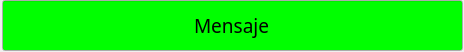
<?xml version="1.0" encoding="UTF-8"?>
<ui version="4.0">
 <class>dlgVentanaEmergente</class>
 <widget class="QDialog" name="dlgVentanaEmergente">
  <property name="geometry">
   <rect>
    <x>0</x>
    <y>0</y>
    <width>464</width>
    <height>52</height>
   </rect>
  </property>
  <property name="windowTitle">
   <string>Dialog</string>
  </property>
  <widget class="QLineEdit" name="leMensaje">
   <property name="enabled">
    <bool>true</bool>
   </property>
   <property name="geometry">
    <rect>
     <x>2</x>
     <y>0</y>
     <width>461</width>
     <height>51</height>
    </rect>
   </property>
   <property name="palette">
    <palette>
     <active>
      <colorrole role="Base">
       <brush brushstyle="SolidPattern">
        <color alpha="255">
         <red>0</red>
         <green>255</green>
         <blue>0</blue>
        </color>
       </brush>
      </colorrole>
     </active>
     <inactive>
      <colorrole role="Base">
       <brush brushstyle="SolidPattern">
        <color alpha="255">
         <red>0</red>
         <green>255</green>
         <blue>0</blue>
        </color>
       </brush>
      </colorrole>
     </inactive>
     <disabled>
      <colorrole role="Base">
       <brush brushstyle="SolidPattern">
        <color alpha="255">
         <red>240</red>
         <green>240</green>
         <blue>240</blue>
        </color>
       </brush>
      </colorrole>
     </disabled>
    </palette>
   </property>
   <property name="font">
    <font>
     <family>Lucida Sans Unicode</family>
     <pointsize>14</pointsize>
    </font>
   </property>
   <property name="text">
    <string>Mensaje</string>
   </property>
   <property name="frame">
    <bool>true</bool>
   </property>
   <property name="alignment">
    <set>Qt::AlignCenter</set>
   </property>
   <property name="readOnly">
    <bool>true</bool>
   </property>
  </widget>
 </widget>
 <resources/>
 <connections/>
</ui>
